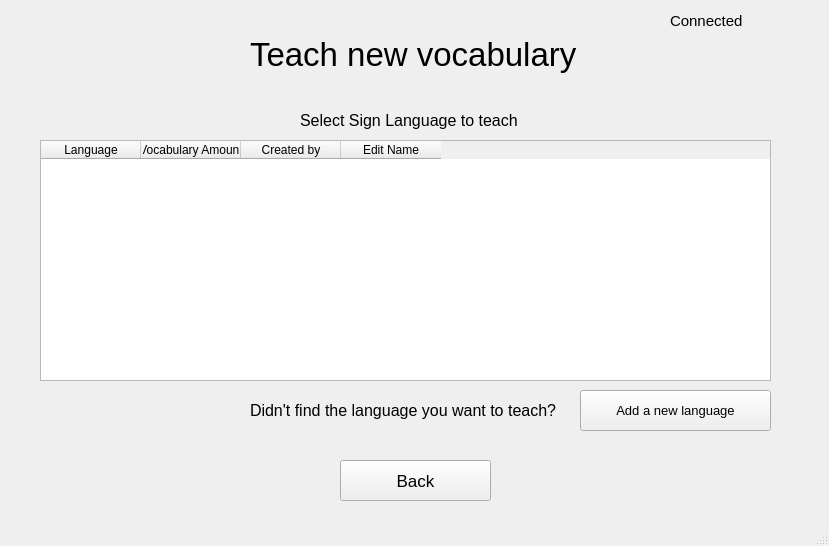
<?xml version="1.0" encoding="UTF-8"?>
<ui version="4.0">
 <class>MainWindow</class>
 <widget class="QMainWindow" name="MainWindow">
  <property name="geometry">
   <rect>
    <x>0</x>
    <y>0</y>
    <width>829</width>
    <height>546</height>
   </rect>
  </property>
  <property name="windowTitle">
   <string>MainWindow</string>
  </property>
  <widget class="QWidget" name="centralwidget">
   <widget class="QLabel" name="connectionLabel">
    <property name="geometry">
     <rect>
      <x>670</x>
      <y>10</y>
      <width>121</width>
      <height>21</height>
     </rect>
    </property>
    <property name="font">
     <font>
      <pointsize>11</pointsize>
     </font>
    </property>
    <property name="text">
     <string>Connected</string>
    </property>
   </widget>
   <widget class="QLabel" name="label">
    <property name="geometry">
     <rect>
      <x>250</x>
      <y>30</y>
      <width>533</width>
      <height>48</height>
     </rect>
    </property>
    <property name="minimumSize">
     <size>
      <width>533</width>
      <height>48</height>
     </size>
    </property>
    <property name="font">
     <font>
      <pointsize>25</pointsize>
     </font>
    </property>
    <property name="text">
     <string>Teach new vocabulary</string>
    </property>
   </widget>
   <widget class="QLabel" name="label_3">
    <property name="geometry">
     <rect>
      <x>300</x>
      <y>100</y>
      <width>221</width>
      <height>41</height>
     </rect>
    </property>
    <property name="font">
     <font>
      <pointsize>12</pointsize>
     </font>
    </property>
    <property name="text">
     <string>Select Sign Language to teach</string>
    </property>
   </widget>
   <widget class="QLabel" name="label_4">
    <property name="geometry">
     <rect>
      <x>250</x>
      <y>390</y>
      <width>311</width>
      <height>41</height>
     </rect>
    </property>
    <property name="font">
     <font>
      <pointsize>12</pointsize>
     </font>
    </property>
    <property name="text">
     <string>Didn't find the language you want to teach?</string>
    </property>
   </widget>
   <widget class="QPushButton" name="addLangButton">
    <property name="geometry">
     <rect>
      <x>580</x>
      <y>390</y>
      <width>191</width>
      <height>41</height>
     </rect>
    </property>
    <property name="font">
     <font>
      <pointsize>10</pointsize>
     </font>
    </property>
    <property name="text">
     <string>Add a new language</string>
    </property>
   </widget>
   <widget class="QPushButton" name="backButton">
    <property name="geometry">
     <rect>
      <x>340</x>
      <y>460</y>
      <width>151</width>
      <height>41</height>
     </rect>
    </property>
    <property name="font">
     <font>
      <pointsize>13</pointsize>
     </font>
    </property>
    <property name="text">
     <string>Back</string>
    </property>
   </widget>
   <widget class="QTableWidget" name="languageTable">
    <property name="geometry">
     <rect>
      <x>40</x>
      <y>140</y>
      <width>731</width>
      <height>241</height>
     </rect>
    </property>
    <column>
     <property name="text">
      <string>Language</string>
     </property>
    </column>
    <column>
     <property name="text">
      <string>Vocabulary Amount</string>
     </property>
    </column>
    <column>
     <property name="text">
      <string>Created by</string>
     </property>
    </column>
    <column>
     <property name="text">
      <string>Edit Name</string>
     </property>
    </column>
   </widget>
  </widget>
  <widget class="QStatusBar" name="statusbar"/>
 </widget>
 <resources/>
 <connections/>
</ui>
